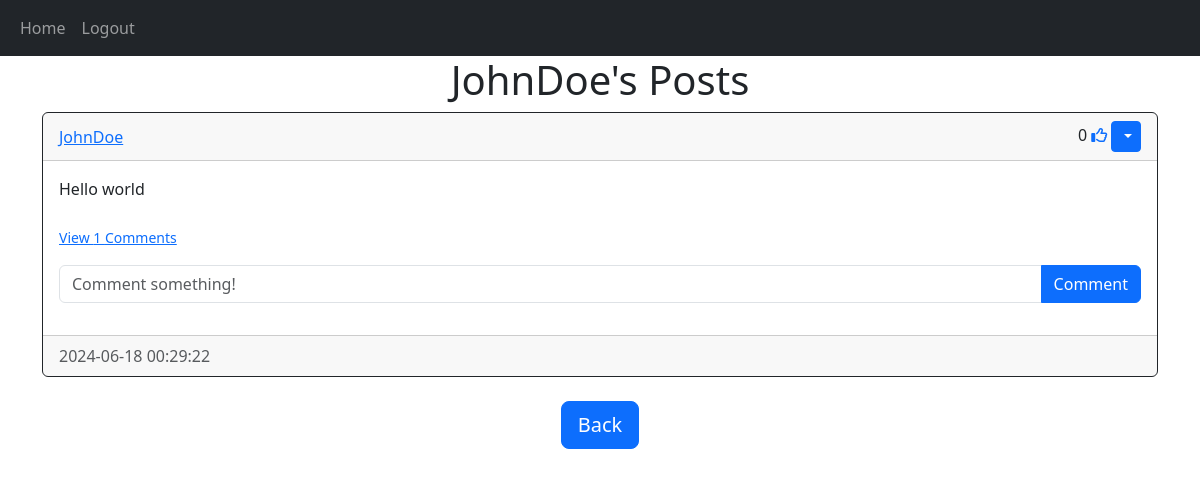
/posts/JohnDoe (signed in), run on the app's committed database.
### website/models.py (models this page shows)
class User(db.Model, UserMixin):
    id = db.Column(db.Integer, primary_key=True)
    email = db.Column(db.String(150), unique=True)
    username = db.Column(db.String(150), unique=True)
    password = db.Column(db.String(150))
    date_created = db.Column(db.DateTime(timezone=True), default = func.now())
    posts = db.relationship('Post', backref='user', passive_deletes=True)
    comments = db.relationship('Comment', backref='user', passive_deletes=True)
    likes = db.relationship('Like', backref='user', passive_deletes=True)

class Post(db.Model):
    id = db.Column(db.Integer, primary_key=True)
    text = db.Column(db.Text, nullable=False)
    date_created = db.Column(db.DateTime(timezone=True), default = func.now())
    author = db.Column(db.Integer, db.ForeignKey('user.id', ondelete='CASCADE'), nullable=False)
    comments = db.relationship('Comment', backref='post', passive_deletes=True)
    likes = db.relationship('Like', backref='post', passive_deletes=True)

### website/views.py (the view)
@views.route("/posts/<username>")
@login_required
def posts(username):
    user = User.query.filter_by(username=username).first()
    if not user:
        flash('No user with that username exists.', category='error')
        return redirect(url_for('views.home'))
    posts = user.posts
    return render_template("posts.html", user=current_user, posts=posts, username=username)

### website/__init__.py (called while the page is built)
def create_app():
    app = Flask(__name__)
    app.config['SECRET_KEY'] = "dcu238rh%@29x3o"
    app.config['SQLALCHEMY_DATABASE_URI'] = f'sqlite:///{DB_NAME}'
    db.init_app(app)
    from .views import views
    from .auth import auth
    app.register_blueprint(views, url_prefix="/")
    app.register_blueprint(auth, url_prefix="/")
    from .models import User, Post, Comment, Like
    login_manager = LoginManager()
    login_manager.login_view = 'auth.login'
    login_manager.init_app(app)
    @login_manager.user_loader
    def load_user(id):
        return User.query.get(int(id))
    create_database(app)
    return app

### website/templates/posts.html (shortened to what this page needs)
<!DOCTYPE html>
{% extends "post_div.html" %}
{% block header %}
    {{username}}'s Posts
{% endblock %}
{% block footer %}
    <div align="center">
        <a href="/home">
            <button type="button" class="btn btn-primary btn-lg">Back</button>
        </a>
    </div>
{% endblock %}

### website/templates/post_div.html (shortened to what this page needs)
<!DOCTYPE html>
{% extends "base.html" %}
{% block content %}
    <h1 align="center">{% block header %} Posts {% endblock %}</h1>
        <div id="posts">
            {% for post in posts %}
            <div class="card border-dark">
                <div class="card-header d-flex justify-content-between align-items-center">
                    <a href="/posts/{{post.user.username}}">{{ post.user.username }}</a>
                    <div>
                    {{ post.likes | length }}
                    {% if user.id in post.likes|map(attribute="author")|list %}
                        <a href="/like-post/{{ post.id }}"><i class="fa-solid fa-thumbs-up"></i></a>
                    {% else %}
                        <a href="/like-post/{{ post.id }}"><i class="fa-regular fa-thumbs-up"></i></a>
                    {% endif %}
                    {% if user.id == post.author %}
                    <div class="btn-group">
                        <button type="button" class="btn btn-sm btn-primary dropdown-toggle" data-bs-toggle="dropdown">
                        </button>
                    </div>
                    {% endif %}
                    </div>
                </div>
                <div class="card-body">
                <div class="card-text">{{ post.text }}</div>
                    <br />
                    <p class="card-text">
                        {% if post.comments|length > 0 %}
                            <a data-bs-toggle="collapse" href="#comments-{{post.id}}" role="button">
                                <small>View {{post.comments|length}} Comments</small>
                            </a>
                        {% else %}
                            <small class="text-muted">No comments.</small>
                        {% endif %}
                    </p>
                    <form class="input-group mb-3" method="POST" action="/create-comment/{{post.id}}">
                    <input type="text" id="text" name="text" class="form-control" placeholder="Comment something!"/>
                    <button type="submit" class="btn btn-primary">Comment</button>
                    </form>
                </div>
                <div class="card-footer text-muted">{{post.date_created}}</div>
            </div>
            <br />
            {% endfor %}
            </div>
            {% block footer %}{% endblock %}
{% endblock %}

### data on the page
User: username "JohnDoe"
Post: user.username "JohnDoe", likes|length "0", text "Hello world", comments|length "1", date_created "2024-06-18 00:29:22"
